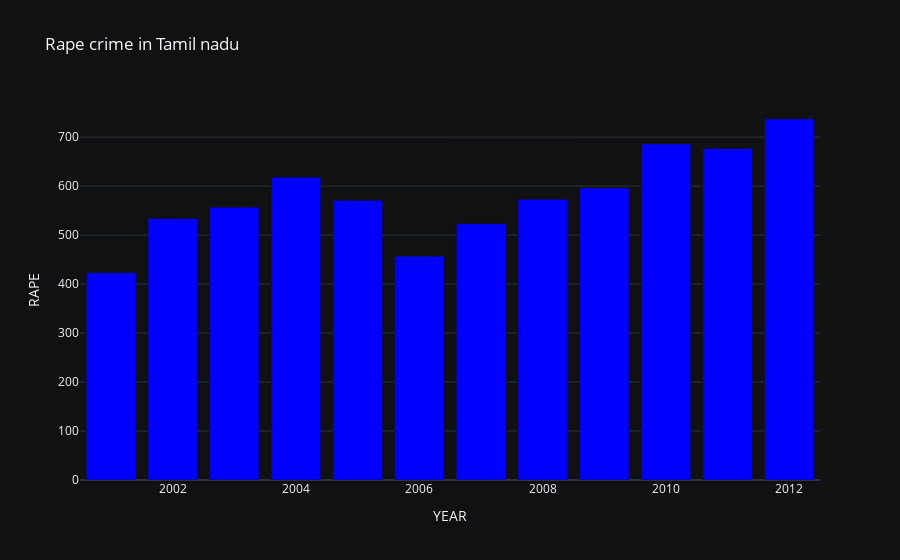

Write notebook code for a chart like this one.
### Markdown cell above
#### Total Rape Cases in Tamilnadu

### Code cell
fig = px.bar(tn,
             x="YEAR",
             y="RAPE",
             color_discrete_sequence=["blue"],
             title="Rape crime in Tamil nadu")

fig.layout.template= "plotly_dark"
fig.show()

### Figure 1 — Plotly figure (JSON) as saved in the notebook; plotly's stock layout.template omitted (floating-point values rounded to 4 significant figures)
{"data": [{"alignmentgroup": "True", "hovertemplate": "YEAR=%{x}<br>RAPE=%{y}<extra></extra>", "legendgroup": "", "marker": {"color": "blue", "pattern": {"shape": ""}}, "name": "", "offsetgroup": "", "orientation": "v", "showlegend": false, "textposition": "auto", "type": "bar", "x": [2001, 2002, 2003, 2004, 2005, 2006, 2007, 2008, 2009, 2010, 2011, 2012], "xaxis": "x", "y": [423, 534, 557, 618, 571, 457, 523, 573, 596, 686, 677, 737], "yaxis": "y"}], "layout": {"barmode": "relative", "legend": {"tracegroupgap": 0}, "title": {"text": "Rape crime in Tamil nadu"}, "xaxis": {"anchor": "y", "domain": [0, 1], "title": {"text": "YEAR"}}, "yaxis": {"anchor": "x", "domain": [0, 1], "title": {"text": "RAPE"}}}}
